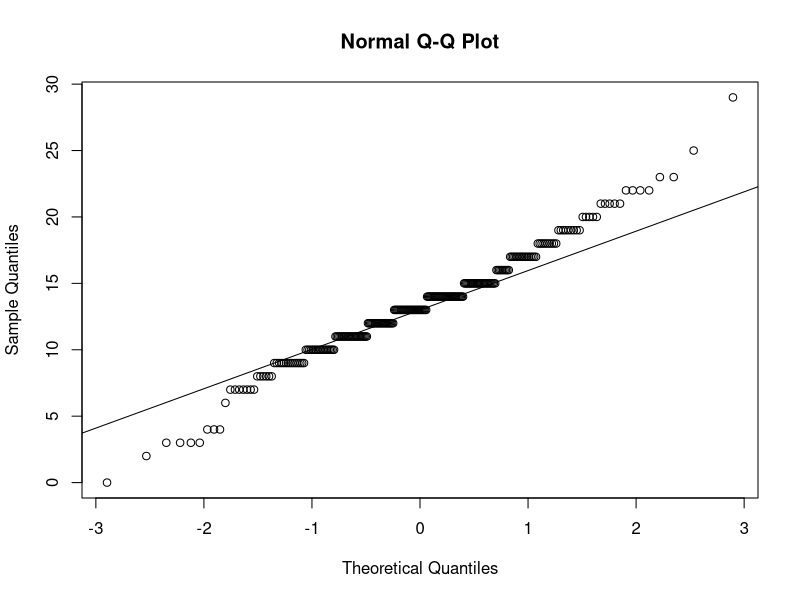
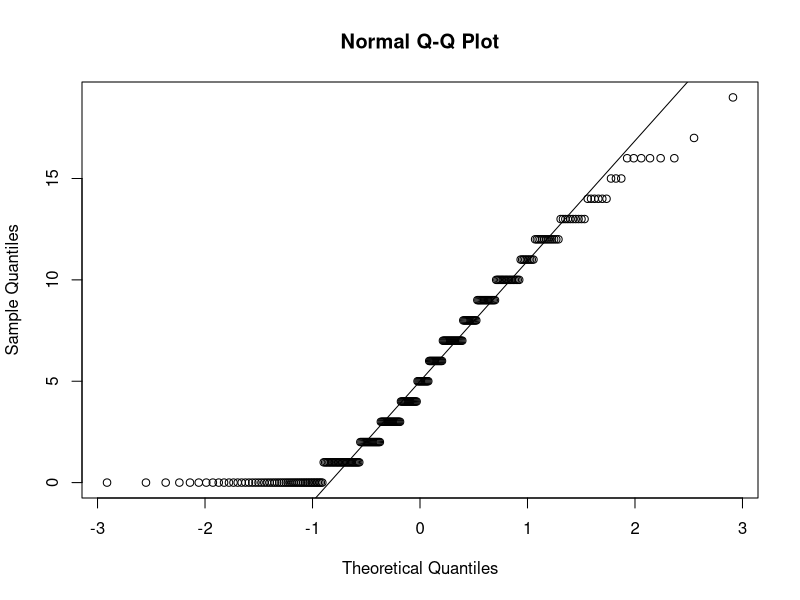
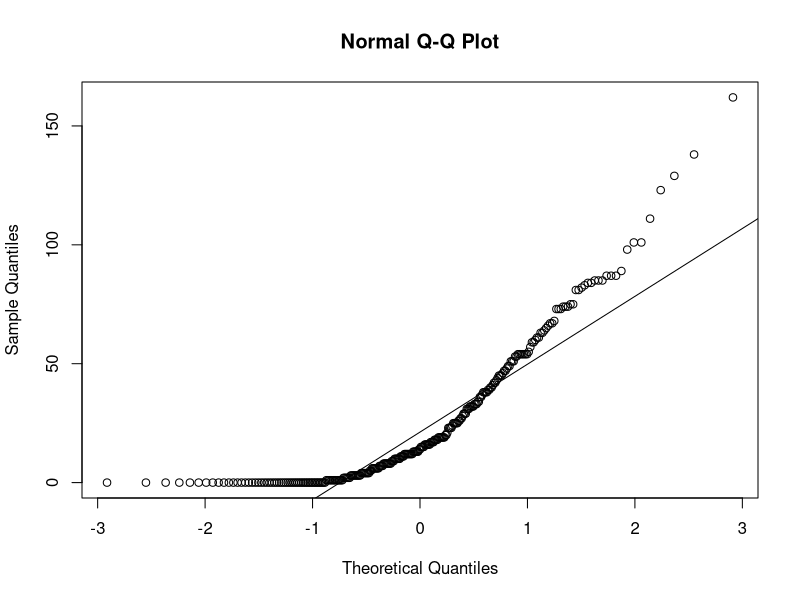
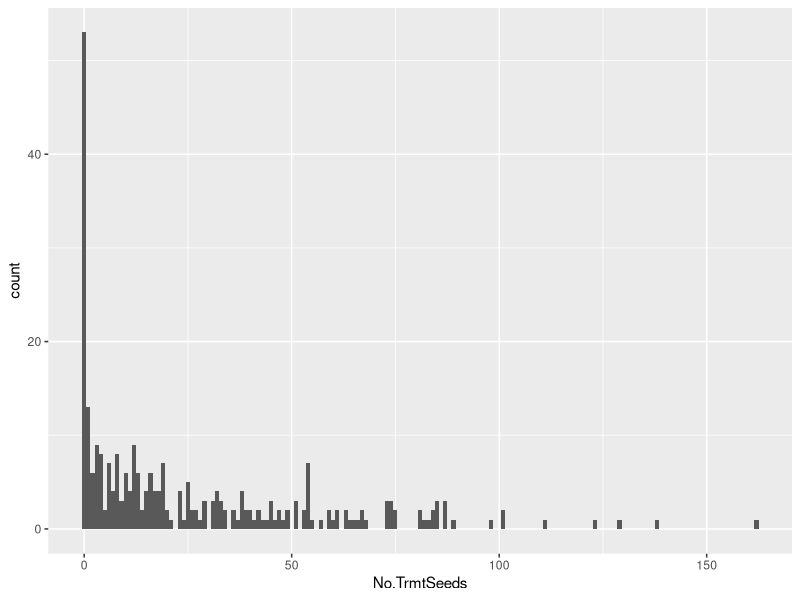
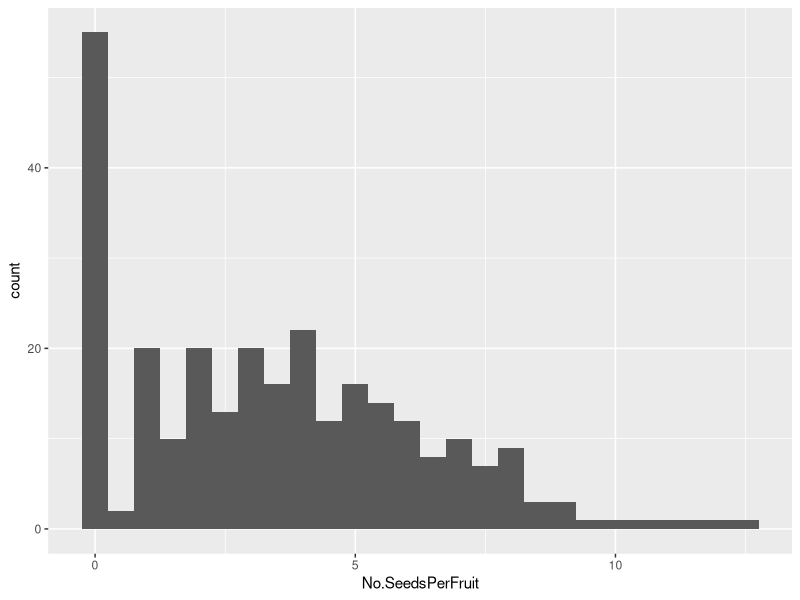
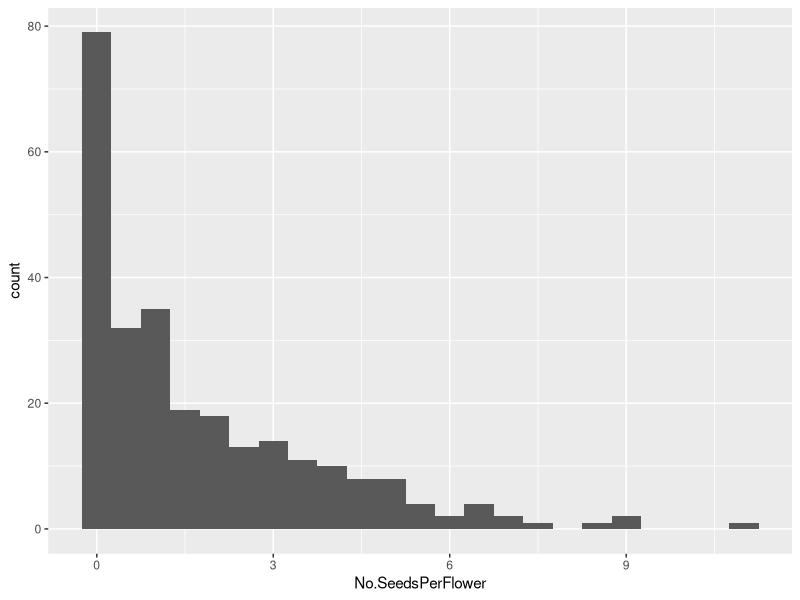
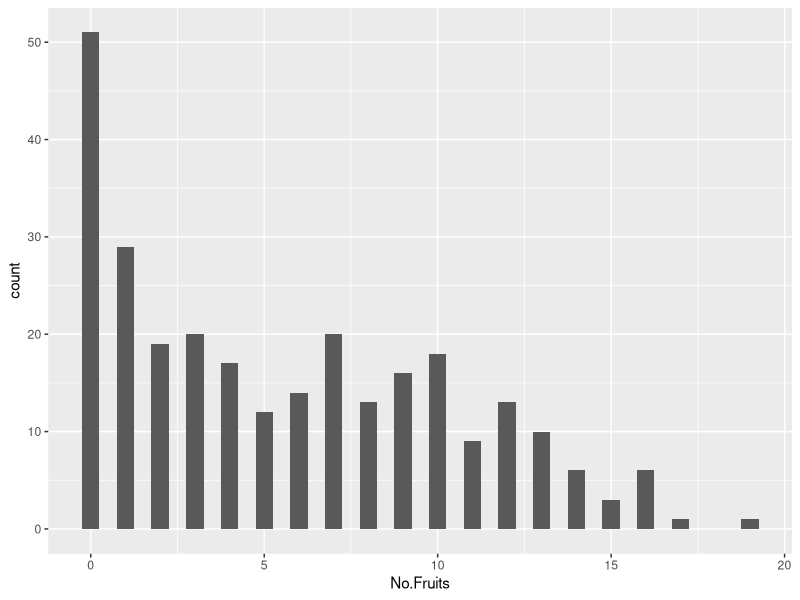
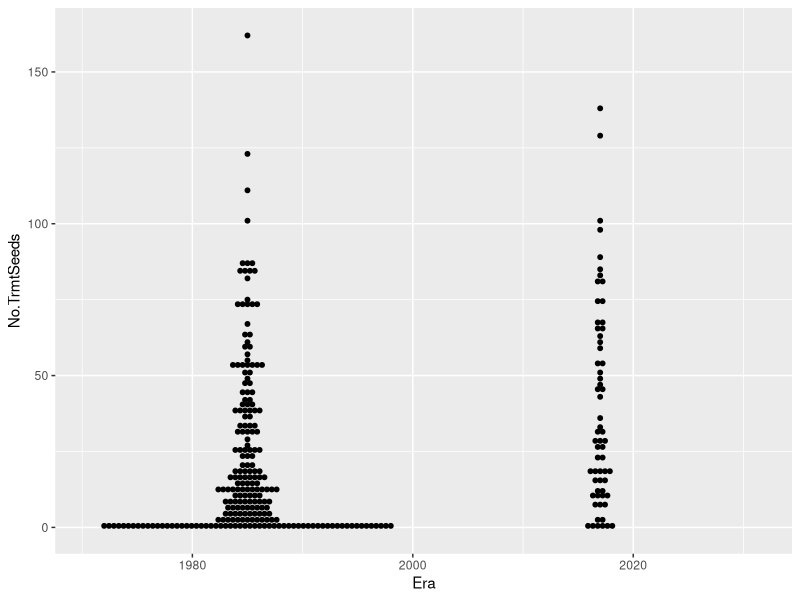

Here is the R script that generated these plots, in order:
## ---- chunk 1
#Importing data
MergedData <- read.csv("Skypilot Selection/Data/MergedData_Seedset.csv")

#Setting up libraries
library(plyr)
library(nlme)
library(car)
library(emmeans)
library(ggplot2)


MergedData$No.SeedsPerFlower <- as.numeric(as.character(MergedData$No.SeedsPerFlower))
MergedData <- MergedData[-c(278),]
## ---- chunk 2
qqnorm(MergedData$Total.Flowers)
qqline(MergedData$Total.Flowers)
## ---- chunk 3
qqnorm(MergedData$No.Fruits)
qqline(MergedData$No.Fruits)

qqnorm(MergedData$No.TrmtSeeds)
qqline(MergedData$No.TrmtSeeds)


ggplot(MergedData, aes(No.TrmtSeeds)) +
  geom_histogram(binwidth = 1, position = "dodge")

ggplot(MergedData, aes(No.SeedsPerFruit)) +
  geom_histogram(binwidth = 0.5, position = "dodge")

ggplot(MergedData, aes(No.SeedsPerFlower)) +
  geom_histogram(binwidth = 0.5, position = "dodge")

ggplot(MergedData, aes(No.Fruits)) +
  geom_histogram(binwidth = 0.5, position = "dodge")
## ---- chunk 4
fit <- lme(No.TrmtSeeds ~ Era*Morph, random=~1|Site/Habitat, data= MergedData)
anova.lme(fit)

ggplot(MergedData, aes(x=Era, y=No.TrmtSeeds, group = Era, color = Morph)) + 
   geom_dotplot(binaxis='y', stackdir='center', binwidth = 2,
                 stackratio=1, dotsize=0.8)
## ---- chunk 5
PoissonSeedsPerPlant <- glm(No.TrmtSeeds ~ Era*Morph, data = MergedData, family = poisson)
summary(PoissonSeedsPerPlant)
## ---- chunk 6
QuasipoissonSeedsPerPlant <- glm(No.TrmtSeeds ~ Era*Morph, data = MergedData, family = quasipoisson)
summary(QuasipoissonSeedsPerPlant)
## ---- chunk 7
fit <- lme(No.SeedsPerFruit ~ Era*Morph, random=~1|Site/Habitat, data= MergedData)
anova.lme(fit)

QuasipoissonSeedsPerFruit <- glm(No.SeedsPerFruit ~ Era*Morph, data = MergedData, family = quasipoisson)
summary(QuasipoissonSeedsPerFruit)

ggplot(MergedData, aes(x=Era, y=No.SeedsPerFruit, group = Era, color = Morph)) + 
  geom_dotplot(binaxis='y', stackdir='center', binwidth = 0.3,
               stackratio=1, dotsize=0.8)



## Not running this particular LME because I'm missing some values, not sure how to fix this atm
##fit <- lme(No.SeedsPerFlower ~ Era*Morph, random=~1|Site/Habitat, data= MergedData)
##anova.lme(fit)

QuasipoissonSeedsPerFlower <- glm(No.SeedsPerFlower ~ Era*Morph, data = MergedData, family = quasipoisson)
summary(QuasipoissonSeedsPerFlower)

ggplot(MergedData, aes(x=Era, y=No.SeedsPerFlower, group = Era, color = Morph)) + 
  geom_dotplot(binaxis='y', stackdir='center', binwidth = 0.3,
               stackratio=1, dotsize=0.8)
